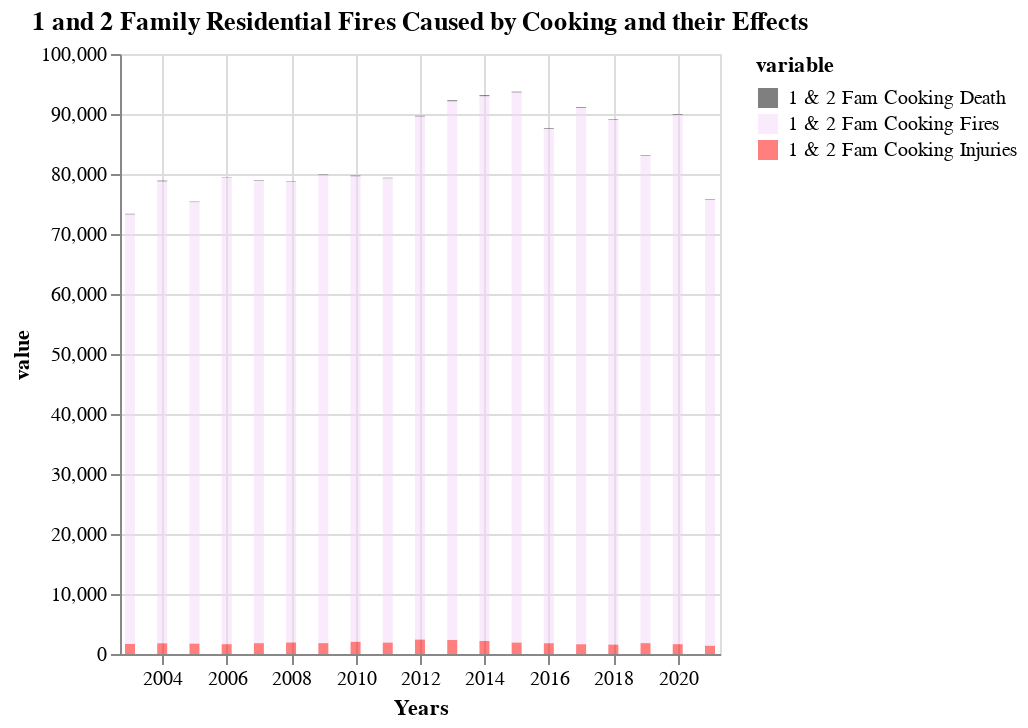

The notebook cell this image was saved under:
### Code cell
famcook = fam_1_2_cooking.reset_index().melt('Years')
famcook = famcook.drop(famcook[famcook['variable'] == 'index'].index)
alt.Chart(famcook, title = "1 and 2 Family Residential Fires Caused by Cooking and their Effects").mark_bar(opacity = 0.5).encode(
    x='Years',
    y='value',
    color=alt.Color('variable',
                    scale=alt.Scale(
                        range=['black', '#F3D5FA', 'red']))
)

### Figure 1 — Vega-Lite specification as saved in the notebook (floating-point values rounded to 4 significant figures)
{"config": {"view": {"continuousWidth": 300, "continuousHeight": 300}}, "data": {"name": "data-a7b1b7a02ecb8f4f6571ae295e583337"}, "mark": {"type": "bar", "opacity": 0.5}, "encoding": {"color": {"field": "variable", "scale": {"range": ["black", "#F3D5FA", "red"]}, "type": "nominal"}, "x": {"field": "Years", "type": "temporal"}, "y": {"field": "value", "type": "quantitative"}}, "title": "1 and 2 Family Residential Fires Caused by Cooking and their Effects", "$schema": "https://vega.github.io/schema/vega-lite/v5.16.3.json", "datasets": {"data-a7b1b7a02ecb8f4f6571ae295e583337": [{"Years": "2003-01-01T00:00:00", "variable": "1 & 2 Fam Cooking Fires", "value": 71600}, {"Years": "2004-01-01T00:00:00", "variable": "1 & 2 Fam Cooking Fires", "value": 77000}, {"Years": "2005-01-01T00:00:00", "variable": "1 & 2 Fam Cooking Fires", "value": 73600}, {"Years": "2006-01-01T00:00:00", "variable": "1 & 2 Fam Cooking Fires", "value": 77800}, {"Years": "2007-01-01T00:00:00", "variable": "1 & 2 Fam Cooking Fires", "value": 77100}, {"Years": "2008-01-01T00:00:00", "variable": "1 & 2 Fam Cooking Fires", "value": 76800}, {"Years": "2009-01-01T00:00:00", "variable": "1 & 2 Fam Cooking Fires", "value": 78000}, {"Years": "2010-01-01T00:00:00", "variable": "1 & 2 Fam Cooking Fires", "value": 77600}, {"Years": "2011-01-01T00:00:00", "variable": "1 & 2 Fam Cooking Fires", "value": 77400}, {"Years": "2012-01-01T00:00:00", "variable": "1 & 2 Fam Cooking Fires", "value": 87200}, {"Years": "2013-01-01T00:00:00", "variable": "1 & 2 Fam Cooking Fires", "value": 89800}, {"Years": "2014-01-01T00:00:00", "variable": "1 & 2 Fam Cooking Fires", "value": 90800}, {"Years": "2015-01-01T00:00:00", "variable": "1 & 2 Fam Cooking Fires", "value": 91700}, {"Years": "2016-01-01T00:00:00", "variable": "1 & 2 Fam Cooking Fires", "value": 85700}, {"Years": "2017-01-01T00:00:00", "variable": "1 & 2 Fam Cooking Fires", "value": 89400}, {"Years": "2018-01-01T00:00:00", "variable": "1 & 2 Fam Cooking Fires", "value": 87500}, {"Years": "2019-01-01T00:00:00", "variable": "1 & 2 Fam Cooking Fires", "value": 81200}, {"Years": "2020-01-01T00:00:00", "variable": "1 & 2 Fam Cooking Fires", "value": 88200}, {"Years": "2021-01-01T00:00:00", "variable": "1 & 2 Fam Cooking Fires", "value": 74300}, {"Years": "2003-01-01T00:00:00", "variable": "1 & 2 Fam Cooking Injuries", "value": 1675}, {"Years": "2004-01-01T00:00:00", "variable": "1 & 2 Fam Cooking Injuries", "value": 1780}, {"Years": "2005-01-01T00:00:00", "variable": "1 & 2 Fam Cooking Injuries", "value": 1720}, {"Years": "2006-01-01T00:00:00", "variable": "1 & 2 Fam Cooking Injuries", "value": 1635}, {"Years": "2007-01-01T00:00:00", "variable": "1 & 2 Fam Cooking Injuries", "value": 1800}, {"Years": "2008-01-01T00:00:00", "variable": "1 & 2 Fam Cooking Injuries", "value": 1910}, {"Years": "2009-01-01T00:00:00", "variable": "1 & 2 Fam Cooking Injuries", "value": 1815}, {"Years": "2010-01-01T00:00:00", "variable": "1 & 2 Fam Cooking Injuries", "value": 2030}, {"Years": "2011-01-01T00:00:00", "variable": "1 & 2 Fam Cooking Injuries", "value": 1895}, {"Years": "2012-01-01T00:00:00", "variable": "1 & 2 Fam Cooking Injuries", "value": 2395}, {"Years": "2013-01-01T00:00:00", "variable": "1 & 2 Fam Cooking Injuries", "value": 2330}, {"Years": "2014-01-01T00:00:00", "variable": "1 & 2 Fam Cooking Injuries", "value": 2175}, {"Years": "2015-01-01T00:00:00", "variable": "1 & 2 Fam Cooking Injuries", "value": 1900}, {"Years": "2016-01-01T00:00:00", "variable": "1 & 2 Fam Cooking Injuries", "value": 1795}, {"Years": "2017-01-01T00:00:00", "variable": "1 & 2 Fam Cooking Injuries", "value": 1625}, {"Years": "2018-01-01T00:00:00", "variable": "1 & 2 Fam Cooking Injuries", "value": 1560}, {"Years": "2019-01-01T00:00:00", "variable": "1 & 2 Fam Cooking Injuries", "value": 1805}, {"Years": "2020-01-01T00:00:00", "variable": "1 & 2 Fam Cooking Injuries", "value": 1635}, {"Years": "2021-01-01T00:00:00", "variable": "1 & 2 Fam Cooking Injuries", "value": 1370}, {"Years": "2003-01-01T00:00:00", "variable": "1 & 2 Fam Cooking Death", "value": 95}, {"Years": "2004-01-01T00:00:00", "variable": "1 & 2 Fam Cooking Death", "value": 120}, {"Years": "2005-01-01T00:00:00", "variable": "1 & 2 Fam Cooking Death", "value": 75}, {"Years": "2006-01-01T00:00:00", "variable": "1 & 2 Fam Cooking Death", "value": 55}, {"Years": "2007-01-01T00:00:00", "variable": "1 & 2 Fam Cooking Death", "value": 80}, {"Years": "2008-01-01T00:00:00", "variable": "1 & 2 Fam Cooking Death", "value": 70}, {"Years": "2009-01-01T00:00:00", "variable": "1 & 2 Fam Cooking Death", "value": 95}, {"Years": "2010-01-01T00:00:00", "variable": "1 & 2 Fam Cooking Death", "value": 105}, {"Years": "2011-01-01T00:00:00", "variable": "1 & 2 Fam Cooking Death", "value": 80}, {"Years": "2012-01-01T00:00:00", "variable": "1 & 2 Fam Cooking Death", "value": 100}, {"Years": "2013-01-01T00:00:00", "variable": "1 & 2 Fam Cooking Death", "value": 170}, {"Years": "2014-01-01T00:00:00", "variable": "1 & 2 Fam Cooking Death", "value": 175}, {"Years": "2015-01-01T00:00:00", "variable": "1 & 2 Fam Cooking Death", "value": 120}, {"Years": "2016-01-01T00:00:00", "variable": "1 & 2 Fam Cooking Death", "value": 125}, {"Years": "2017-01-01T00:00:00", "variable": "1 & 2 Fam Cooking Death", "value": 130}, {"Years": "2018-01-01T00:00:00", "variable": "1 & 2 Fam Cooking Death", "value": 95}, {"Years": "2019-01-01T00:00:00", "variable": "1 & 2 Fam Cooking Death", "value": 100}, {"Years": "2020-01-01T00:00:00", "variable": "1 & 2 Fam Cooking Death", "value": 115}, {"Years": "2021-01-01T00:00:00", "variable": "1 & 2 Fam Cooking Death", "value": 95}]}}
